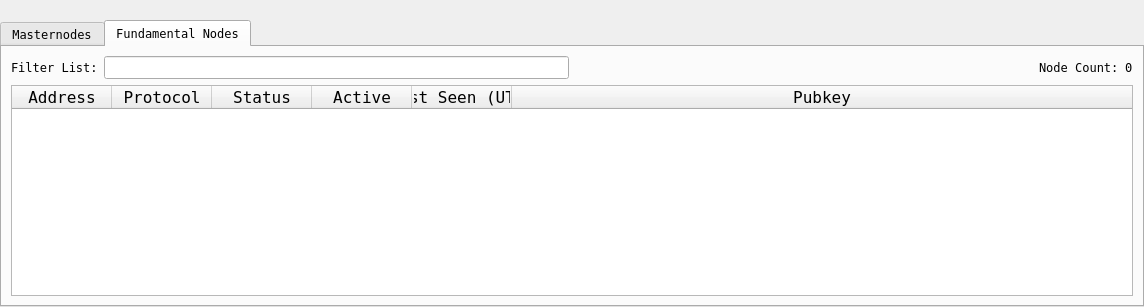
<?xml version="1.0" encoding="UTF-8"?>
<ui version="4.0">
 <class>MasternodeList</class>
 <widget class="QWidget" name="MasternodeList">
  <property name="geometry">
   <rect>
    <x>0</x>
    <y>0</y>
    <width>1144</width>
    <height>307</height>
   </rect>
  </property>
  <property name="windowTitle">
   <string>Form</string>
  </property>
  <layout class="QVBoxLayout" name="topLayout">
   <property name="leftMargin">
    <number>0</number>
   </property>
   <property name="topMargin">
    <number>0</number>
   </property>
   <property name="rightMargin">
    <number>0</number>
   </property>
   <property name="bottomMargin">
    <number>0</number>
   </property>
   <item>
    <layout class="QVBoxLayout" name="verticalLayout">
     <property name="bottomMargin">
      <number>0</number>
     </property>
     <item>
      <spacer name="horizontalSpacer0">
       <property name="orientation">
        <enum>Qt::Horizontal</enum>
       </property>
       <property name="sizeHint" stdset="0">
        <size>
         <width>40</width>
         <height>20</height>
        </size>
       </property>
      </spacer>
     </item>
     <item>
      <widget class="QTabWidget" name="tabWidget">
       <property name="font">
        <font>
         <family>Andale Mono</family>
        </font>
       </property>
       <property name="currentIndex">
        <number>1</number>
       </property>
       <widget class="QWidget" name="tabMyMasternodes">
        <property name="font">
         <font>
          <family>Andale Mono</family>
         </font>
        </property>
        <attribute name="title">
         <string>Masternodes</string>
        </attribute>
        <layout class="QGridLayout" name="gridLayout_2">
         <item row="0" column="0">
          <layout class="QVBoxLayout" name="verticalLayout_2">
           <property name="bottomMargin">
            <number>0</number>
           </property>
           <item>
            <layout class="QHBoxLayout" name="horizontalLayout_note">
             <property name="bottomMargin">
              <number>0</number>
             </property>
             <item>
              <widget class="QLabel" name="updateNote">
               <property name="font">
                <font>
                 <family>Andale Mono</family>
                </font>
               </property>
               <property name="text">
                <string>Note: Status of your masternodes in local wallet can potentially be slightly incorrect.&lt;br /&gt;Always wait for wallet to sync additional data and then double check from another node&lt;br /&gt;if your node should be running but you still see &quot;MISSING&quot; in &quot;Status&quot; field.</string>
               </property>
              </widget>
             </item>
            </layout>
           </item>
           <item>
            <widget class="QTableWidget" name="tableWidgetMyMasternodes">
             <property name="minimumSize">
              <size>
               <width>695</width>
               <height>0</height>
              </size>
             </property>
             <property name="palette">
              <palette>
               <active>
                <colorrole role="Text">
                 <brush brushstyle="SolidPattern">
                  <color alpha="255">
                   <red>51</red>
                   <green>51</green>
                   <blue>51</blue>
                  </color>
                 </brush>
                </colorrole>
                <colorrole role="PlaceholderText">
                 <brush brushstyle="NoBrush">
                  <color alpha="128">
                   <red>51</red>
                   <green>51</green>
                   <blue>51</blue>
                  </color>
                 </brush>
                </colorrole>
               </active>
               <inactive>
                <colorrole role="Text">
                 <brush brushstyle="SolidPattern">
                  <color alpha="255">
                   <red>51</red>
                   <green>51</green>
                   <blue>51</blue>
                  </color>
                 </brush>
                </colorrole>
                <colorrole role="PlaceholderText">
                 <brush brushstyle="NoBrush">
                  <color alpha="128">
                   <red>51</red>
                   <green>51</green>
                   <blue>51</blue>
                  </color>
                 </brush>
                </colorrole>
               </inactive>
               <disabled>
                <colorrole role="Text">
                 <brush brushstyle="SolidPattern">
                  <color alpha="255">
                   <red>85</red>
                   <green>85</green>
                   <blue>85</blue>
                  </color>
                 </brush>
                </colorrole>
                <colorrole role="PlaceholderText">
                 <brush brushstyle="NoBrush">
                  <color alpha="128">
                   <red>51</red>
                   <green>51</green>
                   <blue>51</blue>
                  </color>
                 </brush>
                </colorrole>
               </disabled>
              </palette>
             </property>
             <property name="font">
              <font>
               <family>Andale Mono</family>
              </font>
             </property>
             <property name="editTriggers">
              <set>QAbstractItemView::NoEditTriggers</set>
             </property>
             <property name="alternatingRowColors">
              <bool>true</bool>
             </property>
             <property name="selectionMode">
              <enum>QAbstractItemView::SingleSelection</enum>
             </property>
             <property name="selectionBehavior">
              <enum>QAbstractItemView::SelectRows</enum>
             </property>
             <property name="showGrid">
              <bool>false</bool>
             </property>
             <property name="sortingEnabled">
              <bool>true</bool>
             </property>
             <attribute name="horizontalHeaderStretchLastSection">
              <bool>true</bool>
             </attribute>
             <column>
              <property name="text">
               <string>Alias</string>
              </property>
             </column>
             <column>
              <property name="text">
               <string>Address</string>
              </property>
             </column>
             <column>
              <property name="text">
               <string>Protocol</string>
              </property>
             </column>
             <column>
              <property name="text">
               <string>Status</string>
              </property>
             </column>
             <column>
              <property name="text">
               <string>Active</string>
              </property>
             </column>
             <column>
              <property name="text">
               <string>Last Seen (UTC)</string>
              </property>
             </column>
             <column>
              <property name="text">
               <string>Pubkey</string>
              </property>
             </column>
            </widget>
           </item>
           <item>
            <layout class="QHBoxLayout" name="horizontalLayout_5">
             <property name="bottomMargin">
              <number>0</number>
             </property>
             <item>
              <widget class="QPushButton" name="startButton">
               <property name="font">
                <font>
                 <family>Andale Mono</family>
                </font>
               </property>
               <property name="text">
                <string>S&amp;tart alias</string>
               </property>
              </widget>
             </item>
             <item>
              <widget class="QPushButton" name="startAllButton">
               <property name="font">
                <font>
                 <family>Andale Mono</family>
                </font>
               </property>
               <property name="text">
                <string>Start &amp;all</string>
               </property>
              </widget>
             </item>
             <item>
              <widget class="QPushButton" name="startMissingButton">
               <property name="font">
                <font>
                 <family>Andale Mono</family>
                </font>
               </property>
               <property name="text">
                <string>Start &amp;MISSING</string>
               </property>
              </widget>
             </item>
             <item>
              <widget class="QPushButton" name="UpdateButton">
               <property name="font">
                <font>
                 <family>Andale Mono</family>
                </font>
               </property>
               <property name="text">
                <string>&amp;Update status</string>
               </property>
              </widget>
             </item>
             <item>
              <widget class="QLabel" name="autoupdate_label">
               <property name="font">
                <font>
                 <family>Andale Mono</family>
                </font>
               </property>
               <property name="text">
                <string>Status will be updated automatically in (sec):</string>
               </property>
              </widget>
             </item>
             <item>
              <widget class="QLabel" name="secondsLabel">
               <property name="text">
                <string>0</string>
               </property>
              </widget>
             </item>
             <item>
              <spacer name="horizontalSpacer_5">
               <property name="orientation">
                <enum>Qt::Horizontal</enum>
               </property>
               <property name="sizeHint" stdset="0">
                <size>
                 <width>40</width>
                 <height>20</height>
                </size>
               </property>
              </spacer>
             </item>
            </layout>
           </item>
          </layout>
         </item>
        </layout>
       </widget>
       <widget class="QWidget" name="tabAllMasternodes">
        <property name="font">
         <font>
          <family>Andale Mono</family>
         </font>
        </property>
        <attribute name="title">
         <string>Fundamental Nodes</string>
        </attribute>
        <layout class="QGridLayout" name="gridLayout">
         <item row="1" column="0">
          <widget class="QTableWidget" name="tableWidgetMasternodes">
           <property name="palette">
            <palette>
             <active>
              <colorrole role="Text">
               <brush brushstyle="SolidPattern">
                <color alpha="255">
                 <red>51</red>
                 <green>51</green>
                 <blue>51</blue>
                </color>
               </brush>
              </colorrole>
              <colorrole role="PlaceholderText">
               <brush brushstyle="NoBrush">
                <color alpha="128">
                 <red>51</red>
                 <green>51</green>
                 <blue>51</blue>
                </color>
               </brush>
              </colorrole>
             </active>
             <inactive>
              <colorrole role="Text">
               <brush brushstyle="SolidPattern">
                <color alpha="255">
                 <red>51</red>
                 <green>51</green>
                 <blue>51</blue>
                </color>
               </brush>
              </colorrole>
              <colorrole role="PlaceholderText">
               <brush brushstyle="NoBrush">
                <color alpha="128">
                 <red>51</red>
                 <green>51</green>
                 <blue>51</blue>
                </color>
               </brush>
              </colorrole>
             </inactive>
             <disabled>
              <colorrole role="Text">
               <brush brushstyle="SolidPattern">
                <color alpha="255">
                 <red>85</red>
                 <green>85</green>
                 <blue>85</blue>
                </color>
               </brush>
              </colorrole>
              <colorrole role="PlaceholderText">
               <brush brushstyle="NoBrush">
                <color alpha="128">
                 <red>51</red>
                 <green>51</green>
                 <blue>51</blue>
                </color>
               </brush>
              </colorrole>
             </disabled>
            </palette>
           </property>
           <property name="font">
            <font>
             <family>Andale Mono</family>
             <pointsize>12</pointsize>
            </font>
           </property>
           <property name="editTriggers">
            <set>QAbstractItemView::NoEditTriggers</set>
           </property>
           <property name="alternatingRowColors">
            <bool>true</bool>
           </property>
           <property name="selectionBehavior">
            <enum>QAbstractItemView::SelectRows</enum>
           </property>
           <property name="showGrid">
            <bool>false</bool>
           </property>
           <property name="sortingEnabled">
            <bool>true</bool>
           </property>
           <property name="wordWrap">
            <bool>false</bool>
           </property>
           <attribute name="horizontalHeaderStretchLastSection">
            <bool>true</bool>
           </attribute>
           <column>
            <property name="text">
             <string>Address</string>
            </property>
           </column>
           <column>
            <property name="text">
             <string>Protocol</string>
            </property>
           </column>
           <column>
            <property name="text">
             <string>Status</string>
            </property>
           </column>
           <column>
            <property name="text">
             <string>Active</string>
            </property>
           </column>
           <column>
            <property name="text">
             <string>Last Seen (UTC)</string>
            </property>
           </column>
           <column>
            <property name="text">
             <string>Pubkey</string>
            </property>
           </column>
          </widget>
         </item>
         <item row="0" column="0">
          <layout class="QHBoxLayout" name="horizontalLayout_3">
           <property name="bottomMargin">
            <number>0</number>
           </property>
           <item>
            <widget class="QLabel" name="label_filter">
             <property name="text">
              <string>Filter List:</string>
             </property>
            </widget>
           </item>
           <item>
            <widget class="QLineEdit" name="filterLineEdit">
             <property name="toolTip">
              <string>Filter masternode list</string>
             </property>
            </widget>
           </item>
           <item>
            <spacer name="horizontalSpacer_3">
             <property name="orientation">
              <enum>Qt::Horizontal</enum>
             </property>
             <property name="sizeHint" stdset="0">
              <size>
               <width>10</width>
               <height>20</height>
              </size>
             </property>
            </spacer>
           </item>
           <item>
            <widget class="QLabel" name="label_count">
             <property name="text">
              <string>Node Count:</string>
             </property>
            </widget>
           </item>
           <item>
            <widget class="QLabel" name="countLabel">
             <property name="font">
              <font>
               <family>Andale Mono</family>
              </font>
             </property>
             <property name="text">
              <string>0</string>
             </property>
            </widget>
           </item>
          </layout>
         </item>
        </layout>
       </widget>
      </widget>
     </item>
    </layout>
   </item>
  </layout>
 </widget>
 <resources/>
 <connections/>
</ui>
